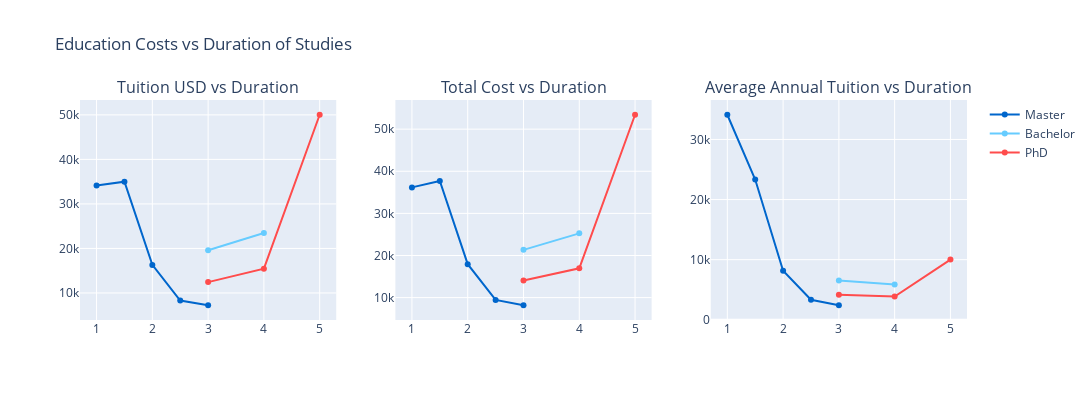

Here is the notebook cell this chart was saved with:
### Code cell
#Tuition_USD, total2 (tuition + rent +insurance) and average annual tuition by duration

from plotly.subplots import make_subplots
import plotly.graph_objects as go

# Calculate total cost and average annual tuition
data['Total_Cost2'] = data['Tuition_USD'] + data['Rent_USD'] + data['Insurance_USD']
data['Avg_Annual_Tuition'] = data['Tuition_USD'] / data['Duration_Years']

# Group data for each metric by Duration_Years and Level
grouped_tuition = data.groupby(['Duration_Years', 'Level'])['Tuition_USD'].mean().reset_index()
grouped_total = data.groupby(['Duration_Years', 'Level'])['Total_Cost2'].mean().reset_index()
grouped_avg_annual = data.groupby(['Duration_Years', 'Level'])['Avg_Annual_Tuition'].mean().reset_index()

# Create subplot figure with 3 columns
fig = make_subplots(rows=1, cols=3, subplot_titles=(
    "Tuition USD vs Duration",
    "Total Cost vs Duration",
    "Average Annual Tuition vs Duration"
))

color_map = {"Bachelor": "#66CCFF", "Master": "#0066CC", "PhD": "#FF4C4C"}

# Add traces for Tuition_USD
for level in grouped_tuition['Level'].unique():
    data_level = grouped_tuition[grouped_tuition['Level'] == level]
    fig.add_trace(
        go.Scatter(x=data_level['Duration_Years'], y=data_level['Tuition_USD'], mode='lines+markers', name=level,
                   line=dict(color=color_map[level]), showlegend=True),
        row=1, col=1
    )

# Add traces for Total Cost
for level in grouped_total['Level'].unique():
    data_level = grouped_total[grouped_total['Level'] == level]
    fig.add_trace(
        go.Scatter(x=data_level['Duration_Years'], y=data_level['Total_Cost2'], mode='lines+markers', name=level,
                   line=dict(color=color_map[level]), showlegend=False),
        row=1, col=2
    )

# Add traces for Average Annual Tuition
for level in grouped_avg_annual['Level'].unique():
    df_level = grouped_avg_annual[grouped_avg_annual['Level'] == level]
    fig.add_trace(
        go.Scatter(x=df_level['Duration_Years'], y=df_level['Avg_Annual_Tuition'], mode='lines+markers', name=level,
                   line=dict(color=color_map[level]), showlegend=False),
        row=1, col=3
    )

# Update layout
fig.update_layout(height=400, width=1200, title_text="Education Costs vs Duration of Studies")

fig.show()

### Figure 1 — Plotly figure (JSON) as saved in the notebook; plotly's stock layout.template omitted (floating-point values rounded to 4 significant figures)
{"data": [{"line": {"color": "#0066CC"}, "mode": "lines+markers", "name": "Master", "showlegend": true, "type": "scatter", "x": [1.0, 1.5, 2.0, 2.5, 3.0], "xaxis": "x", "y": [34110.0, 35000.0, 16300.0, 8300.0, 7238.0], "yaxis": "y"}, {"line": {"color": "#66CCFF"}, "mode": "lines+markers", "name": "Bachelor", "showlegend": true, "type": "scatter", "x": [3.0, 4.0], "xaxis": "x", "y": [19600.0, 23470.0], "yaxis": "y"}, {"line": {"color": "#FF4C4C"}, "mode": "lines+markers", "name": "PhD", "showlegend": true, "type": "scatter", "x": [3.0, 4.0, 5.0], "xaxis": "x", "y": [12430.0, 15460.0, 50020.0], "yaxis": "y"}, {"line": {"color": "#0066CC"}, "mode": "lines+markers", "name": "Master", "showlegend": false, "type": "scatter", "x": [1.0, 1.5, 2.0, 2.5, 3.0], "xaxis": "x2", "y": [36180.0, 37700.0, 17940.0, 9440.0, 8181.0], "yaxis": "y2"}, {"line": {"color": "#66CCFF"}, "mode": "lines+markers", "name": "Bachelor", "showlegend": false, "type": "scatter", "x": [3.0, 4.0], "xaxis": "x2", "y": [21330.0, 25260.0], "yaxis": "y2"}, {"line": {"color": "#FF4C4C"}, "mode": "lines+markers", "name": "PhD", "showlegend": false, "type": "scatter", "x": [3.0, 4.0, 5.0], "xaxis": "x2", "y": [14080.0, 16950.0, 53420.0], "yaxis": "y2"}, {"line": {"color": "#0066CC"}, "mode": "lines+markers", "name": "Master", "showlegend": false, "type": "scatter", "x": [1.0, 1.5, 2.0, 2.5, 3.0], "xaxis": "x3", "y": [34110.0, 23330.0, 8152.0, 3320.0, 2412.0], "yaxis": "y3"}, {"line": {"color": "#66CCFF"}, "mode": "lines+markers", "name": "Bachelor", "showlegend": false, "type": "scatter", "x": [3.0, 4.0], "xaxis": "x3", "y": [6534.0, 5869.0], "yaxis": "y3"}, {"line": {"color": "#FF4C4C"}, "mode": "lines+markers", "name": "PhD", "showlegend": false, "type": "scatter", "x": [3.0, 4.0, 5.0], "xaxis": "x3", "y": [4144.0, 3865.0, 10000.0], "yaxis": "y3"}], "layout": {"annotations": [{"font": {"size": 16}, "showarrow": false, "text": "Tuition USD vs Duration", "x": 0.1444, "xanchor": "center", "xref": "paper", "y": 1, "yanchor": "bottom", "yref": "paper"}, {"font": {"size": 16}, "showarrow": false, "text": "Total Cost vs Duration", "x": 0.5, "xanchor": "center", "xref": "paper", "y": 1, "yanchor": "bottom", "yref": "paper"}, {"font": {"size": 16}, "showarrow": false, "text": "Average Annual Tuition vs Duration", "x": 0.8556, "xanchor": "center", "xref": "paper", "y": 1, "yanchor": "bottom", "yref": "paper"}], "height": 400, "title": {"text": "Education Costs vs Duration of Studies"}, "width": 1200, "xaxis": {"anchor": "y", "domain": [0, 0.2889]}, "xaxis2": {"anchor": "y2", "domain": [0.3556, 0.6444]}, "xaxis3": {"anchor": "y3", "domain": [0.7111, 1]}, "yaxis": {"anchor": "x", "domain": [0, 1]}, "yaxis2": {"anchor": "x2", "domain": [0, 1]}, "yaxis3": {"anchor": "x3", "domain": [0, 1]}}}
